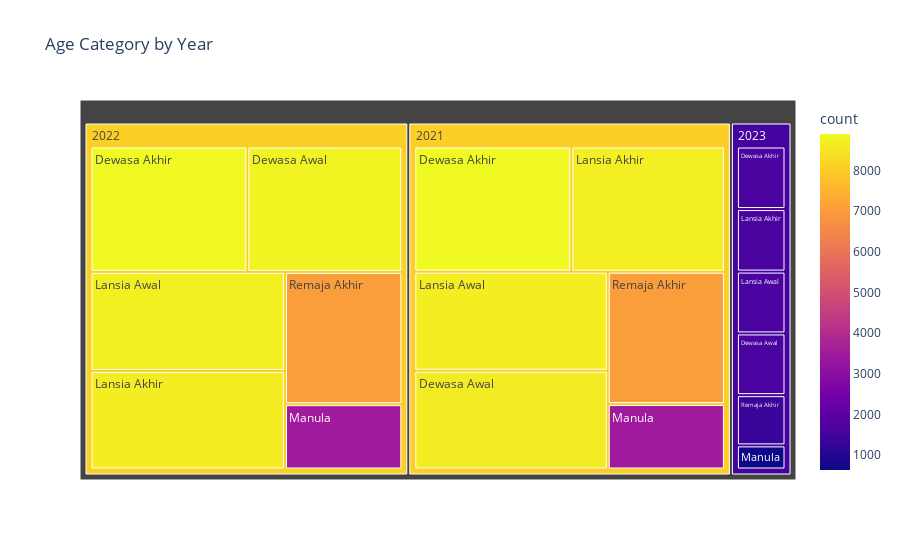

The notebook cell this image was saved under:
### Markdown cell above
Untuk visualisasi digunakan treemap dikarenakan data yang akan divisualisasi memiliki data yang banyak dan ingin membandingkan jumlah per kategori usia dengan setiap tahun sebagai hierarchicalnya.

### Code cell
fig = px.treemap(df_usia, path=['year', 'Age Category'], values='count', color='count', title="Age Category by Year")

fig.show()

### Figure 1 — Plotly figure (JSON) as saved in the notebook; plotly's stock layout.template omitted (floating-point values rounded to 4 significant figures)
{"data": [{"branchvalues": "total", "customdata": [[8891], [8894], [1651], [8643], [8787], [1629], [8700], [8666], [1650], [8667], [8717], [1632], [3468], [3467], [636], [7013], [7020], [1326], [8060.0], [8094.0], [1517.0]], "domain": {"x": [0, 1], "y": [0, 1]}, "hovertemplate": "labels=%{label}<br>count_sum=%{value}<br>parent=%{parent}<br>id=%{id}<br>count=%{color}<extra></extra>", "ids": ["2021/Dewasa Akhir", "2022/Dewasa Akhir", "2023/Dewasa Akhir", "2021/Dewasa Awal", "2022/Dewasa Awal", "2023/Dewasa Awal", "2021/Lansia Akhir", "2022/Lansia Akhir", "2023/Lansia Akhir", "2021/Lansia Awal", "2022/Lansia Awal", "2023/Lansia Awal", "2021/Manula", "2022/Manula", "2023/Manula", "2021/Remaja Akhir", "2022/Remaja Akhir", "2023/Remaja Akhir", "2021", "2022", "2023"], "labels": ["Dewasa Akhir", "Dewasa Akhir", "Dewasa Akhir", "Dewasa Awal", "Dewasa Awal", "Dewasa Awal", "Lansia Akhir", "Lansia Akhir", "Lansia Akhir", "Lansia Awal", "Lansia Awal", "Lansia Awal", "Manula", "Manula", "Manula", "Remaja Akhir", "Remaja Akhir", "Remaja Akhir", "2021", "2022", "2023"], "marker": {"coloraxis": "coloraxis", "colors": [8891, 8894, 1651, 8643, 8787, 1629, 8700, 8666, 1650, 8667, 8717, 1632, 3468, 3467, 636, 7013, 7020, 1326, 8060.0, 8094.0, 1517.0]}, "name": "", "parents": ["2021", "2022", "2023", "2021", "2022", "2023", "2021", "2022", "2023", "2021", "2022", "2023", "2021", "2022", "2023", "2021", "2022", "2023", "", "", ""], "type": "treemap", "values": [8891, 8894, 1651, 8643, 8787, 1629, 8700, 8666, 1650, 8667, 8717, 1632, 3468, 3467, 636, 7013, 7020, 1326, 45382, 45551, 8524]}], "layout": {"coloraxis": {"colorbar": {"title": {"text": "count"}}, "colorscale": [[0, "#0d0887"], [0.1111, "#46039f"], [0.2222, "#7201a8"], [0.3333, "#9c179e"], [0.4444, "#bd3786"], [0.5556, "#d8576b"], [0.6667, "#ed7953"], [0.7778, "#fb9f3a"], [0.8889, "#fdca26"], [1, "#f0f921"]]}, "legend": {"tracegroupgap": 0}, "title": {"text": "Age Category by Year"}}}
